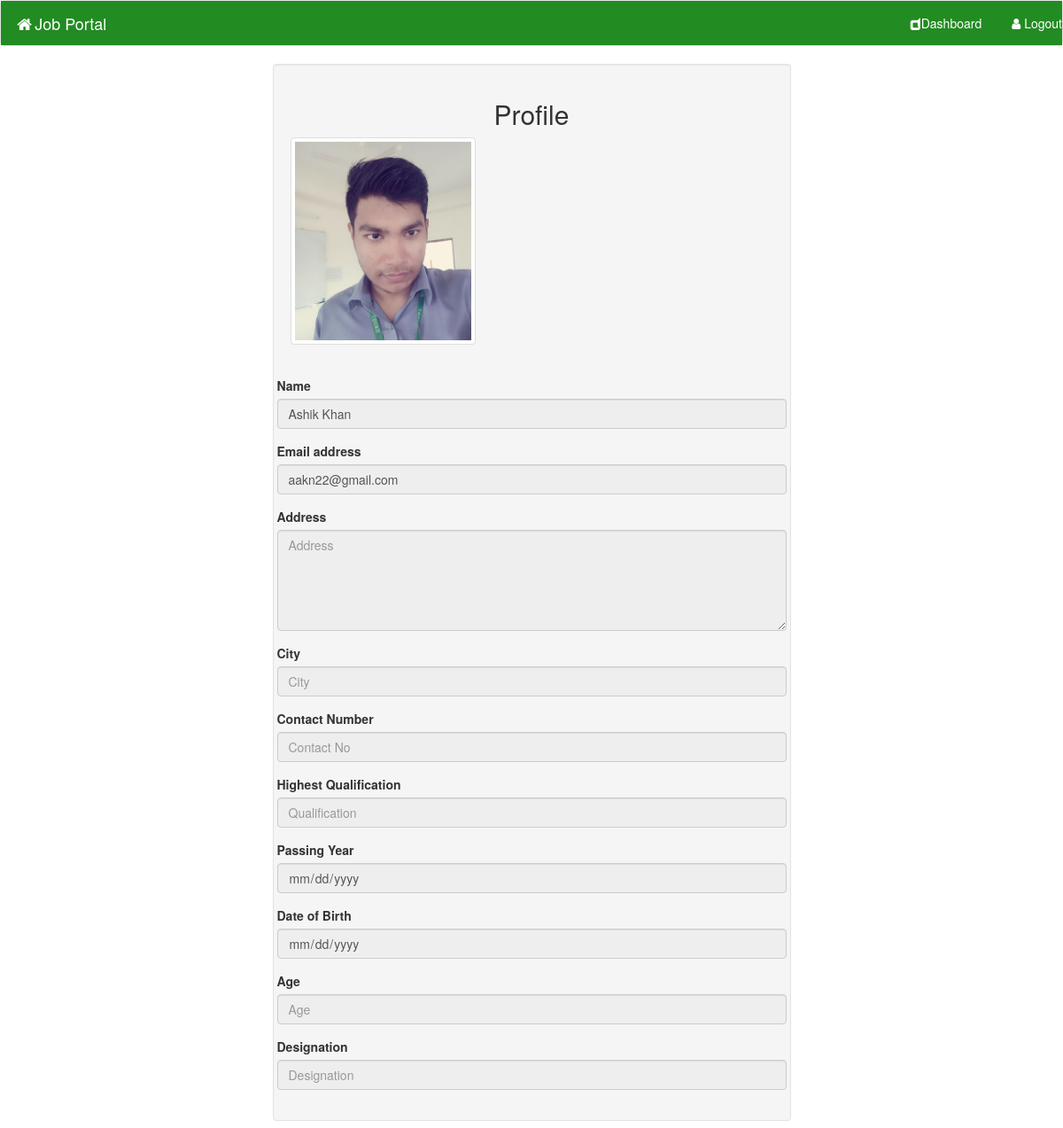
/company/viewprofile.php?id=1&id_jobpost=12 (signed in), run on the app's committed database.
### tables this page shows
CREATE TABLE `apply_job_post` (
  `id_apply` int(11) NOT NULL,
  `id_jobpost` int(11) NOT NULL,
  `id_company` int(11) NOT NULL,
  `id_user` int(11) NOT NULL
);

CREATE TABLE `users` (
  `id_user` int(11) NOT NULL,
  `firstname` varchar(255) NOT NULL,
  `lastname` varchar(255) NOT NULL,
  `email` varchar(255) NOT NULL,
  `password` varchar(255) NOT NULL,
  `address` text,
  `city` varchar(255) DEFAULT NULL,
  `contactno` varchar(255) DEFAULT NULL,
  `qualification` varchar(255) DEFAULT NULL,
  `passingyear` varchar(255) DEFAULT NULL,
  `dob` varchar(255) DEFAULT NULL,
  `age` varchar(255) DEFAULT NULL,
  `designation` varchar(255) DEFAULT NULL,
  `Resume` varchar(5000) DEFAULT NULL,
  `ProPic` varchar(300) DEFAULT NULL
);

### company/viewprofile.php (the view, shortened to what this page needs)
<?php
  require_once("../db.php");
?>
<!DOCTYPE html>
<html lang="en">
  <head>
    <link rel="stylesheet" href="https://maxcdn.bootstrapcdn.com/bootstrap/3.3.7/css/bootstrap.min.css">
    <link rel="stylesheet" href="https://cdnjs.cloudflare.com/ajax/libs/font-awesome/4.7.0/css/font-awesome.min.css">
  </head>
  <body>
    <header>
	<nav class="navbar navbar-default">
  <div class="topnav">
    <div class="navbar-header">
      <a class="navbar-brand" href="../index.php" style="text-decoration:none; color:white;"><i class="fa fa-fw fa-home"></i>Job Portal</a>
    </div>
    <div class="topnav">
      <ul class="nav navbar-nav navbar-right">
        <li><a href="dashboard.php" style="text-decoration:none; color:white;"><i class="fa fa-dashcube"></i>Dashboard</a></li>
        <li><a href="../logout.php" style="text-decoration:none; color:white;"><i class="fa fa-fw fa-user"></i>Logout</a></li>
      </ul>
    </div>
   </div>
  </nav>
</header>
<section>
<div class="container">
  <div class="row">
    <div class="col-md-6 col-md-offset-3 well">
      <h2 class="text-center">Profile</h2>
      <form method="get">
        <?php
        $sql="SELECT * FROM apply_job_post INNER JOIN users ON apply_job_post.id_user=users.id_user WHERE apply_job_post.id_user='$_GET[id]' AND apply_job_post.id_jobpost='$_GET[id_jobpost]'";
        $result=$conn->query($sql);
        if($result->num_rows > 0){
          while($row = $result->fetch_assoc()){
        ?>
        <div class="row">
         <div class="col-sm-3 col-md-5">
           <div class="thumbnail">
             <img src="../user/PC/<?php echo $row['ProPic'] ?>" alt="PC/<?php echo $row['ProPic'] ?>" title="PC/<?php echo $row['ProPic'] ?>"
           </div>
         </div>
       </div>
       <p><br/></p>
       <p><br/></p>
       <?php
            }
          }
       ?>
     </form>
     <p><br/></p>
     <p><br/></p>
     <p><br/></p>
     <p><br/></p>
     <p><br/></p>
     <p><br/></p>
     <p><br/></p>
        <form method="get">
          <?php
        $sql="SELECT * FROM apply_job_post INNER JOIN users ON apply_job_post.id_user=users.id_user WHERE apply_job_post.id_user='$_GET[id]' AND apply_job_post.id_jobpost='$_GET[id_jobpost]' ";
          $result=$conn->query($sql);
          if($result->num_rows > 0){
            while($row = $result->fetch_assoc()){
              ?>
          <div class="form-group">
            <label for="fname">Name</label>
            <input type="text" class="form-control" placeholder="Name" value="<?php echo $row['firstname']; ?> <?php echo $row['lastname']; ?>" readonly>
          </div>
          <div class="form-group">
            <label for="email">Email address</label>
            <input type="email" class="form-control"  placeholder="Email" value="<?php echo $row['email']; ?>" readonly>
         </div>
         <div class="form-group">
           <label for="address">Address</label>
           <textarea  class="form-control" rows="5" placeholder="Address" readonly><?php echo $row['address']; ?></textarea>
         </div>
         <div class="form-group">
           <label for="city">City</label>
           <input type="text" class="form-control"  placeholder="City" value="<?php echo $row['city']; ?>" readonly>
         </div>
         <div class="form-group">
           <label for="contactno">Contact Number</label>
           <input type="text" class="form-control"  placeholder="Contact No" value="<?php echo $row['contactno']; ?>" readonly>
         </div>
         <div class="form-group">
           <label for="qualification">Highest Qualification</label>
           <input type="text" class="form-control"  placeholder="Qualification" value="<?php echo $row['qualification']; ?>" readonly>
         </div>
         <div class="form-group">
           <label for="passingyear">Passing Year</label>
           <input type="date" class="form-control"  placeholder="Passing Year" value="<?php echo $row['passingyear']; ?>" readonly>
         </div>
         <div class="form-group">
           <label for="dob">Date of Birth</label>
           <input type="date" class="form-control"  placeholder="Date of Birth" value="<?php echo $row['dob']; ?>" readonly>
         </div>
         <div class="form-group">
           <label for="age">Age</label>
           <input type="text" class="form-control"  placeholder="Age" value="<?php echo $row['age']; ?>" readonly>
         </div>
         <div class="form-group">
           <label for="designation">Designation</label>
           <input type="text" class="form-control"  placeholder="Designation" value="<?php echo $row['designation']; ?>" readonly>
         </div>
         <?php
              }
            }
         ?>
       </form>
     </div>
   </div>
</div>
</section>
  </body>
</html>

### company/viewprofile.php (style rules this page uses)
* { box-sizing: border-box; }
.topnav { overflow: hidden; background-color: #228B22; }

### data on the page
apply_job_post: id_user.ProPic (picture), id_user.lastname "Ashik Khan", id_user.email "aakn22@gmail.com"
